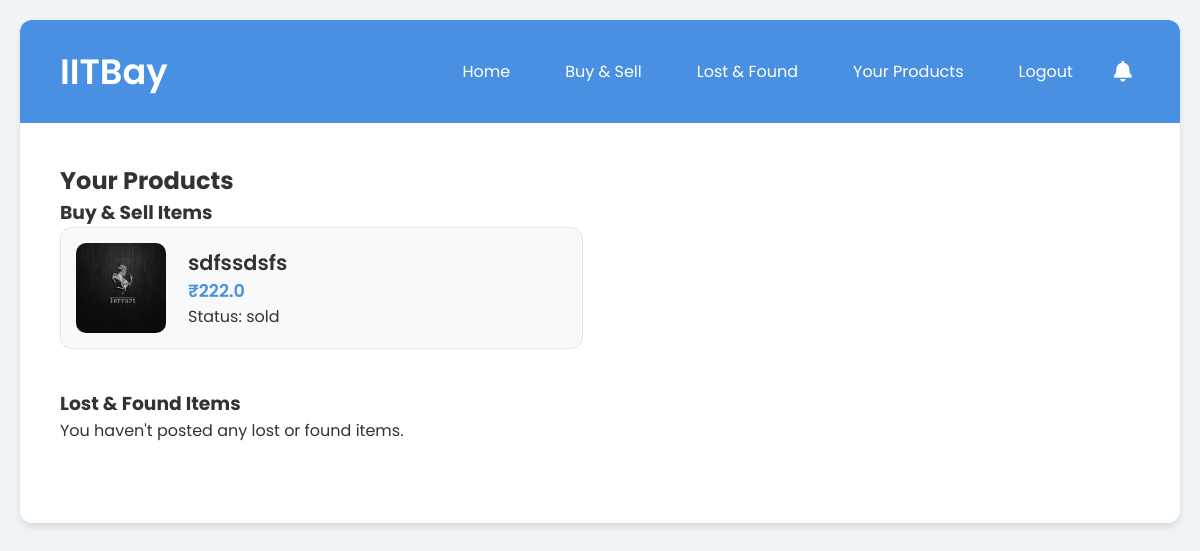
Screenshot of /your-products (signed in) with the database file from the repository.
### tables this page shows
CREATE TABLE buy_sell_items (
                id INTEGER PRIMARY KEY AUTOINCREMENT,
                name TEXT NOT NULL,
                description TEXT,
                price REAL NOT NULL,
                image TEXT,
                seller_name TEXT,
                roll_number TEXT,
                contact TEXT,
                email TEXT,
                pickup_place TEXT,
                created_at TEXT,
                status TEXT NOT NULL DEFAULT 'available',
                user_id INTEGER
            );

### app.py (the view)
@app.route("/your-products")
def your_products():
    if "user_id" not in session:
        return redirect(url_for("login"))
    db = get_db()
    buy_sell_items = db.execute(
        "SELECT * FROM buy_sell_items WHERE user_id=? ORDER BY id DESC",
        (session["user_id"],),
    ).fetchall()
    lost_found_items = db.execute(
        "SELECT * FROM lost_found_items WHERE user_id=? ORDER BY id DESC",
        (session["user_id"],),
    ).fetchall()
    return render_template(
        "your_products.html",
        buy_sell_items=buy_sell_items,
        lost_found_items=lost_found_items,
    )

### app.py (called while the page is built)
def get_db():
    db = getattr(g, "_database", None)
    if db is None:
        db = g._database = sqlite3.connect(DATABASE)
        db.row_factory = sqlite3.Row
    return db

@app.teardown_appcontext
def close_connection(exception):
    db = getattr(g, "_database", None)
    if db is not None:
        db.close()

### templates/your_products.html
{% extends "base.html" %}
{% block content %}
<h2>Your Products</h2>
<h3 class="section-title">Buy & Sell Items</h3>
<div class="product-grid">
    {% if buy_sell_items %}
        {% for item in buy_sell_items %}
            <a href="{{ url_for('product_detail', item_id=item.id) }}" class="product-card">
                {% if item.image %}
                    <img src="{{ url_for('static', filename='uploads/' ~ item.image) }}" class="product-image">
                {% else %}
                    <div class="product-image"
                         style="display:flex;align-items:center;justify-content:center;background:#e3f2fd;">Image</div>
                {% endif %}
                <div class="product-info">
                    <div class="product-name">{{ item.name }}</div>
                    <div class="product-price">₹{{ item.price }}</div>
                    <p>Status: {{ item.status }}</p>
                </div>
            </a>
        {% endfor %}
    {% else %}
        <p>You haven't posted any items for sale.</p>
    {% endif %}
</div>
<h3 class="section-title" style="margin-top:40px;">Lost & Found Items</h3>
<div class="product-grid">
    {% if lost_found_items %}
        {% for item in lost_found_items %}
            <a href="{{ url_for('lost_found_detail', item_id=item.id) }}" class="product-card">
                {% if item.image %}
                    <img src="{{ url_for('static', filename='uploads/' ~ item.image) }}" class="product-image">
                {% else %}
                    <div class="product-image"
                         style="display:flex;align-items:center;justify-content:center;background:#e3f2fd;">Image</div>
                {% endif %}
                <div class="product-info">
                    <div class="product-name">{{ item.item }}</div>
                    <div class="product-price">{{ item.status | capitalize }}</div>
                </div>
            </a>
        {% endfor %}
    {% else %}
        <p>You haven't posted any lost or found items.</p>
    {% endif %}
</div>
{% endblock %}

### static/style.css (style rules this page uses)
* { margin: 0; padding: 0; box-sizing: border-box; }
body { font-family: 'Poppins', sans-serif; background-color: #f0f4f8; min-height: 100vh; padding: 20px; color: #333; }
.product-grid { display: grid; grid-template-columns: repeat(auto-fill, minmax(350px, 1fr)); gap: 35px; margin-bottom: 40px; }
.product-card { display: flex; align-items: center; background: #f8f9fa; border: 1px solid #e0e6ed; border-radius: 12px; padding: 15px; color: inherit; text-decoration: none; transition: 0.3s; }
.product-image { width: 90px; height: 90px; border-radius: 10px; object-fit: cover; margin-right: 22px; }
.product-info { display: flex; flex-direction: column; }
.product-name { font-size: 1.3rem; font-weight: 600; }
.product-price { font-size: 1.1rem; font-weight: 600; color: #4a90e2; }

### rows the page displays
buy_sell_items: image (picture), name "sdfssdsfs", price "222.0", status "sold"
